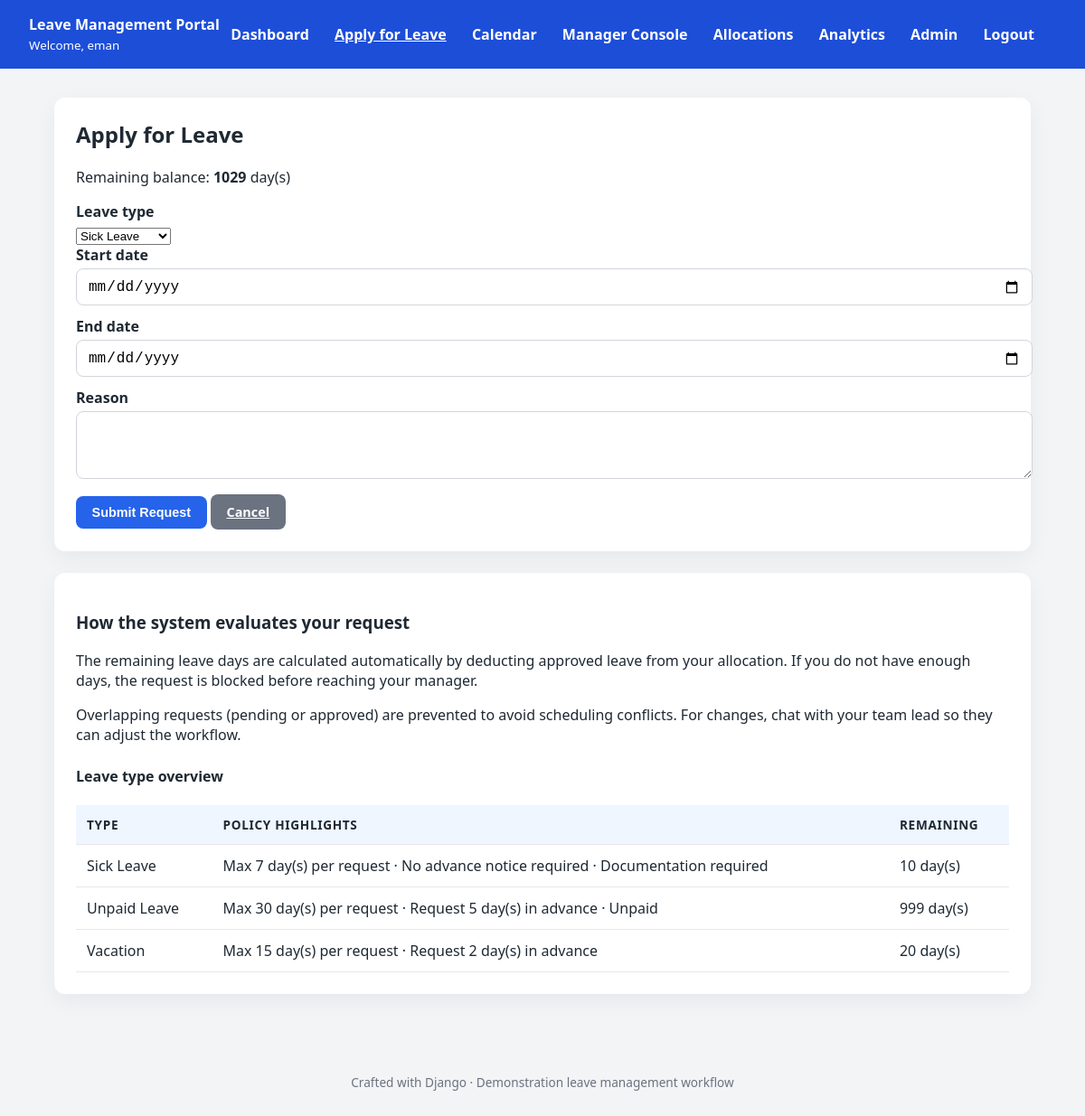
Page /apply/ (signed in) on the committed database.
### leave_requests/models.py (models this page shows, shortened)
class LeaveBalance(models.Model):
    user = models.OneToOneField(
        User,
        on_delete=models.CASCADE,
        related_name="leave_balance",
    )
    department = models.ForeignKey(
        Department,
        null=True,
        blank=True,
        on_delete=models.SET_NULL,
        related_name="members",
    )
    annual_allocation = models.PositiveIntegerField(default=0)
    carried_over = models.PositiveIntegerField(default=0)
    used_days = models.PositiveIntegerField(default=0)
    emergency_days = models.PositiveIntegerField(default=0)
    last_adjusted_by = models.ForeignKey(
        User,
        null=True,
        blank=True,
        on_delete=models.SET_NULL,
        related_name="+",
    )
    last_adjusted_at = models.DateTimeField(null=True, blank=True)
    class Meta:
        verbose_name = "leave balance"
        verbose_name_plural = "leave balances"
    @property
    def remaining_days(self) -> int:
        return sum(quota.remaining_days for quota in self.quotas.all())
    @classmethod
    def ensure_for_user(cls, user: User) -> "LeaveBalance":
        balance, created = cls.objects.get_or_create(user=user)
        if created:
            balance.ensure_default_quotas()
        else:
            balance.ensure_default_quotas()
        return balance
    def ensure_default_quotas(self) -> None:
        for leave_type in LeaveType.objects.all():
            self.quotas.get_or_create(
                leave_type=leave_type,
                defaults={"allocation": leave_type.default_allocation},
            )

class LeaveQuota(models.Model):
    balance = models.ForeignKey(
        LeaveBalance,
        on_delete=models.CASCADE,
        related_name="quotas",
    )
    leave_type = models.ForeignKey(
        LeaveType,
        on_delete=models.CASCADE,
        related_name="quotas",
    )
    allocation = models.PositiveIntegerField(default=0)
    carried_over = models.PositiveIntegerField(default=0)
    emergency_grant = models.PositiveIntegerField(default=0)
    used = models.PositiveIntegerField(default=0)
    class Meta:
        unique_together = ("balance", "leave_type")
        verbose_name = "leave quota"
        verbose_name_plural = "leave quotas"
    @property
    def total_available(self) -> int:
        return self.allocation + self.carried_over + self.emergency_grant
    @property
    def remaining_days(self) -> int:
        return max(self.total_available - self.used, 0)

class LeaveType(models.Model):
    code = models.CharField(max_length=30, unique=True)
    name = models.CharField(max_length=120)
    default_allocation = models.PositiveIntegerField(default=15)
    max_days_per_request = models.PositiveIntegerField(default=14)
    min_notice_days = models.PositiveIntegerField(default=0)
    requires_documentation = models.BooleanField(default=False)
    is_paid = models.BooleanField(default=True)
    class Meta:
        ordering = ["name"]
    def __str__(self) -> str:
        return self.name

### leave_requests/views.py (the view, shortened to what this page needs)
# urls.py: path("apply/", views.ApplyForLeaveView.as_view(), name="apply"),
class ApplyForLeaveView(LoginRequiredMixin, FormView):
    template_name = "leave_requests/apply.html"
    form_class = LeaveRequestForm
    success_url = reverse_lazy("leave_requests:dashboard")
    def get_form_kwargs(self):
        kwargs = super().get_form_kwargs()
        kwargs["user"] = self.request.user
        return kwargs
    def get_context_data(self, **kwargs):
        context = super().get_context_data(**kwargs)
        balance = LeaveBalance.ensure_for_user(self.request.user)
        context.update(
            {
                "balance": balance,
                "quota_map": {quota.leave_type.id: quota for quota in balance.quotas.select_related("leave_type")},
            }
        )
        return context

### leave_requests/forms.py (shortened to what this page needs)
class LeaveRequestForm(forms.ModelForm):
    def __init__(self, *args: Any, user, **kwargs: Any) -> None:
        self.request_user = user
        super().__init__(*args, **kwargs)
        self.fields["leave_type"].queryset = LeaveType.objects.all()
        self.fields["leave_type"].empty_label = None
        self.fields["start_date"].widget = forms.DateInput(attrs={"type": "date"})
        self.fields["end_date"].widget = forms.DateInput(attrs={"type": "date"})
        self.fields["reason"].widget = forms.Textarea(attrs={"rows": 3})
        self.balance = LeaveBalance.ensure_for_user(user)
    class Meta:
        model = LeaveRequest
        fields = ["leave_type", "start_date", "end_date", "reason"]

### leave_requests/templates/leave_requests/apply.html (shortened to what this page needs)
{% extends "leave_requests/base.html" %}
{% block content %}
<section class="card">
    <h2>Apply for Leave</h2>
    <p>Remaining balance: <strong>{{ balance.remaining_days }}</strong> day(s)</p>
    <form method="post" novalidate>
        <div>
            <label for="{{ form.leave_type.id_for_label }}">Leave type</label>
            {{ form.leave_type }}
        </div>
        <div>
            <label for="{{ form.start_date.id_for_label }}">Start date</label>
            {{ form.start_date }}
        </div>
        <div>
            <label for="{{ form.end_date.id_for_label }}">End date</label>
            {{ form.end_date }}
        </div>
        <div>
            <label for="{{ form.reason.id_for_label }}">Reason</label>
            {{ form.reason }}
        </div>
        <button type="submit" class="btn btn-primary">Submit Request</button>
        <a class="btn btn-secondary" href="{% url 'leave_requests:dashboard' %}">Cancel</a>
    </form>
</section>
<section class="card">
    <h3>How the system evaluates your request</h3>
    <p>The remaining leave days are calculated automatically by deducting approved leave from your allocation. If you do not have enough days, the request is blocked before reaching your manager.</p>
    <p>Overlapping requests (pending or approved) are prevented to avoid scheduling conflicts. For changes, chat with your team lead so they can adjust the workflow.</p>
    <h4 style="margin-top:1.5rem;">Leave type overview</h4>
    <table>
        <thead>
            <tr>
                <th>Type</th>
                <th>Policy Highlights</th>
                <th>Remaining</th>
            </tr>
        </thead>
        <tbody>
            {% for quota in balance.quotas.all %}
                <tr>
                    <td>{{ quota.leave_type.name }}</td>
                    <td>
                        Max {{ quota.leave_type.max_days_per_request }} day(s) per request ·
                        {% if quota.leave_type.min_notice_days %}
                            Request {{ quota.leave_type.min_notice_days }} day(s) in advance
                        {% else %}
                            No advance notice required
                        {% endif %}
                        {% if quota.leave_type.requires_documentation %}
                            · Documentation required
                        {% endif %}
                        {% if not quota.leave_type.is_paid %}
                            · Unpaid
                        {% endif %}
                    </td>
                    <td>{{ quota.remaining_days }} day(s)</td>
                </tr>
            {% endfor %}
        </tbody>
    </table>
</section>
{% endblock %}

### leave_requests/templates/leave_requests/base.html (shortened to what this page needs)
{% load static %}
<!DOCTYPE html>
<html lang="en">
<head>
</head>
<body>
    <header>
        <div style="display:flex; justify-content:space-between; align-items:center;">
            <div>
                <strong>Leave Management Portal</strong><br>
                <small>Welcome, {{ request.user.get_username }}</small>
            </div>
            <nav>
                <a href="{% url 'leave_requests:dashboard' %}" class="{% if request.resolver_match.url_name == 'dashboard' %}active{% endif %}">Dashboard</a>
                <a href="{% url 'leave_requests:apply' %}" class="{% if request.resolver_match.url_name == 'apply' %}active{% endif %}">Apply for Leave</a>
                <a href="{% url 'leave_requests:calendar' %}" class="{% if request.resolver_match.url_name == 'calendar' %}active{% endif %}">Calendar</a>
                {% if request.user.is_staff %}
                    <a href="{% url 'leave_requests:manager_dashboard' %}" class="{% if request.resolver_match.url_name == 'manager_dashboard' %}active{% endif %}">Manager Console</a>
                    <a href="{% url 'leave_requests:manage_allocations' %}" class="{% if request.resolver_match.url_name == 'manage_allocations' %}active{% endif %}">Allocations</a>
                    <a href="{% url 'leave_requests:analytics' %}" class="{% if request.resolver_match.url_name == 'analytics' %}active{% endif %}">Analytics</a>
                    <a href="{% url 'admin:index' %}" target="_blank">Admin</a>
                {% endif %}
                <a href="{% url 'logout' %}">Logout</a>
            </nav>
        </div>
    </header>
    <main class="container">
        {% block content %}{% endblock %}
    </main>
    <footer>
        Crafted with Django · Demonstration leave management workflow
    </footer>
</body>
</html>

### leave_requests/templates/leave_requests/base.html (style rules this page uses)
:root { font-family: "Segoe UI", Arial, sans-serif; background: #f3f4f6; color: #1f2933; }
body { margin: 0; }
header { background: #1d4ed8; color: white; padding: 1rem 2rem; }
nav a { color: white; margin-right: 1.5rem; text-decoration: none; font-weight: 600; }
nav a.active { text-decoration: underline; }
.container { padding: 2rem; max-width: 1080px; margin: auto; }
.card { background: white; border-radius: 12px; padding: 1.5rem; box-shadow: 0 8px 24px rgba(15, 23, 42, 0.05); margin-bottom: 1.5rem; }
.card h2 { margin-top: 0; }
table { width: 100%; border-collapse: collapse; }
table th, table td { border-bottom: 1px solid #e5e7eb; padding: 0.75rem; text-align: left; }
table th { background: #eff6ff; font-size: 0.85rem; text-transform: uppercase; letter-spacing: 0.05em; }
.btn { display: inline-block; padding: 0.6rem 1.1rem; border-radius: 8px; border: none; font-size: 0.9rem; font-weight: 600; cursor: pointer; transition: transform 0.15s ease, box-shadow 0.15s ease; }
.btn-primary { background: #2563eb; color: white; }
.btn-secondary { background: #6b7280; color: white; }
form { display: block; }
input, textarea { width: 100%; padding: 0.6rem 0.75rem; border: 1px solid #d1d5db; border-radius: 8px; margin-bottom: 0.75rem; font-size: 1rem; }
label { font-weight: 600; display: block; margin-bottom: 0.25rem; }
footer { padding: 2rem; text-align: center; font-size: 0.85rem; color: #6b7280; }

### rows in the picture
LeaveBalance: remaining_days "1029"
LeaveQuota: leave_type.name "Sick Leave", leave_type.max_days_per_request "7", shows "No advance notice required", shows "· Documentation required", remaining_days "10"
LeaveQuota: leave_type.name "Unpaid Leave", leave_type.max_days_per_request "30", leave_type.min_notice_days "5", shows "· Unpaid", remaining_days "999"
LeaveQuota: leave_type.name "Vacation", leave_type.max_days_per_request "15", leave_type.min_notice_days "2", remaining_days "20"

### other values in the picture
{{ request.user.get_username }} "eman"
